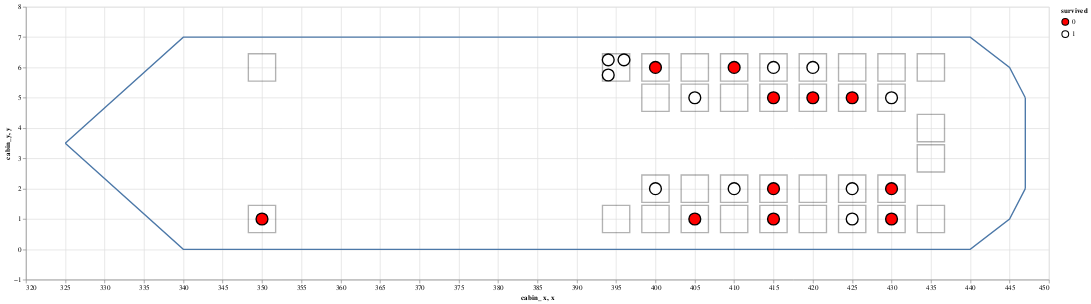

Source (notebook cell):
### Markdown cell above
#### 3.4 Adding all plots together

### Code cell
cabin_plot + passenger_plot + chart_ship_outline

### Figure 1 — Vega-Lite specification as saved in the notebook (floating-point values rounded to 4 significant figures)
{"$schema": "https://vega.github.io/schema/vega-lite/v3.4.0.json", "config": {"mark": {"tooltip": null}, "view": {"height": 300, "width": 400}}, "datasets": {"data-23c439afa2fb87bde123813b5f141c7b": [{"age": 36, "boat": "None", "body": "None", "cabin_x": 425, "cabin_y": 5, "embarked": "C", "fare": 40.12, "home.dest": "Winnipeg, MB", "name": "Ross, Mr. John Hugo", "parch": 0, "pclass": 1, "sex": "male", "sibsp": 0, "survived": 0, "ticket": "13049"}, {"age": 33, "boat": "11", "body": "None", "cabin_x": 425, "cabin_y": 1, "embarked": "C", "fare": 27.72, "home.dest": "Paris, France", "name": "Rosenbaum, Miss. Edith Louise", "parch": 0, "pclass": 1, "sex": "female", "sibsp": 0, "survived": 1, "ticket": "PC 17613"}, {"age": "None", "boat": "None", "body": "None", "cabin_x": 420, "cabin_y": 5, "embarked": "S", "fare": 52, "home.dest": "Stoughton, MA", "name": "Clifford, Mr. George Quincy", "parch": 0, "pclass": 1, "sex": "male", "sibsp": 0, "survived": 0, "ticket": "110465"}, {"age": 48, "boat": "1", "body": "None", "cabin_x": 420, "cabin_y": 6, "embarked": "C", "fare": 39.6, "home.dest": "London / Paris", "name": "Duff Gordon, Lady. (Lucille Christiana Sutherland) (\"Mrs Morgan\")", "parch": 0, "pclass": 1, "sex": "female", "sibsp": 1, "survived": 1, "ticket": "11755"}, {"age": 39, "boat": "None", "body": 133, "cabin_x": 415, "cabin_y": 5, "embarked": "C", "fare": 29.7, "home.dest": "Philadelphia, PA", "name": "Dulles, Mr. William Crothers", "parch": 0, "pclass": 1, "sex": "male", "sibsp": 0, "survived": 0, "ticket": "PC 17580"}, {"age": "None", "boat": "None", "body": "None", "cabin_x": 415, "cabin_y": 2, "embarked": "S", "fare": 26, "home.dest": "Streatham, Surrey", "name": "Smith, Mr. Richard William", "parch": 0, "pclass": 1, "sex": "male", "sibsp": 0, "survived": 0, "ticket": "113056"}, {"age": 49, "boat": "1", "body": "None", "cabin_x": 415, "cabin_y": 6, "embarked": "C", "fare": 56.93, "home.dest": "London / Paris", "name": "Duff Gordon, Sir. Cosmo Edmund (\"Mr Morgan\")", "parch": 0, "pclass": 1, "sex": "male", "sibsp": 1, "survived": 1, "ticket": "PC 17485"}, {"age": 41, "boat": "None", "body": "None", "cabin_x": 415, "cabin_y": 1, "embarked": "S", "fare": 30.5, "home.dest": "Pomeroy, WA", "name": "Brady, Mr. John Bertram", "parch": 0, "pclass": 1, "sex": "male", "sibsp": 0, "survived": 0, "ticket": "113054"}, {"age": 80, "boat": "B", "body": "None", "cabin_x": 410, "cabin_y": 2, "embarked": "S", "fare": 30, "home.dest": "Hessle, Yorks", "name": "Barkworth, Mr. Algernon Henry Wilson", "parch": 0, "pclass": 1, "sex": "male", "sibsp": 0, "survived": 1, "ticket": "27042"}, {"age": 31, "boat": "None", "body": "None", "cabin_x": 410, "cabin_y": 6, "embarked": "S", "fare": 50.5, "home.dest": "Trenton, NJ", "name": "Roebling, Mr. Washington Augustus II", "parch": 0, "pclass": 1, "sex": "male", "sibsp": 0, "survived": 0, "ticket": "PC 17590"}, {"age": 56, "boat": "3", "body": "None", "cabin_x": 405, "cabin_y": 5, "embarked": "C", "fare": 35.5, "home.dest": "Basel, Switzerland", "name": "Simonius-Blumer, Col. Oberst Alfons", "parch": 0, "pclass": 1, "sex": "male", "sibsp": 0, "survived": 1, "ticket": "13213"}, {"age": 36, "boat": "None", "body": "None", "cabin_x": 405, "cabin_y": 1, "embarked": "C", "fare": 31.68, "home.dest": "New York, NY", "name": "Evans, Miss. Edith Corse", "parch": 0, "pclass": 1, "sex": "female", "sibsp": 0, "survived": 0, "ticket": "PC 17531"}, {"age": 40, "boat": "7", "body": "None", "cabin_x": 400, "cabin_y": 2, "embarked": "C", "fare": 31, "home.dest": "Glen Ridge, NJ", "name": "Blank, Mr. Henry", "parch": 0, "pclass": 1, "sex": "male", "sibsp": 0, "survived": 1, "ticket": "112277"}, {"age": "None", "boat": "None", "body": "None", "cabin_x": 400, "cabin_y": 6, "embarked": "S", "fare": 50, "home.dest": "Seattle, WA", "name": "Rood, Mr. Hugh Roscoe", "parch": 0, "pclass": 1, "sex": "male", "sibsp": 0, "survived": 0, "ticket": "113767"}, {"age": 53, "boat": "13", "body": "None", "cabin_x": 396, "cabin_y": 6.25, "embarked": "S", "fare": 81.86, "home.dest": "San Francisco, CA", "name": "Dodge, Dr. Washington", "parch": 1, "pclass": 1, "sex": "male", "sibsp": 1, "survived": 1, "ticket": "33638"}, {"age": 4, "boat": "5", "body": "None", "cabin_x": 394, "cabin_y": 6.25, "embarked": "S", "fare": 81.86, "home.dest": "San Francisco, CA", "name": "Dodge, Master. Washington", "parch": 2, "pclass": 1, "sex": "male", "sibsp": 0, "survived": 1, "ticket": "33638"}, {"age": 54, "boat": "5", "body": "None", "cabin_x": 394, "cabin_y": 5.75, "embarked": "S", "fare": 81.86, "home.dest": "San Francisco, CA", "name": "Dodge, Mrs. Washington (Ruth Vidaver)", "parch": 1, "pclass": 1, "sex": "female", "sibsp": 1, "survived": 1, "ticket": "33638"}, {"age": 39, "boat": "None", "body": "None", "cabin_x": 350, "cabin_y": 1, "embarked": "S", "fare": 0, "home.dest": "Belfast, NI", "name": "Andrews, Mr. Thomas Jr", "parch": 0, "pclass": 1, "sex": "male", "sibsp": 0, "survived": 0, "ticket": "112050"}, {"age": 71, "boat": "None", "body": "None", "cabin_x": 430, "cabin_y": 2, "embarked": "C", "fare": 34.65, "home.dest": "New York, NY", "name": "Goldschmidt, Mr. George B", "parch": 0, "pclass": 1, "sex": "male", "sibsp": 0, "survived": 0, "ticket": "PC 17754"}, {"age": 28, "boat": "7", "body": "None", "cabin_x": 430, "cabin_y": 5, "embarked": "S", "fare": 35.5, "home.dest": "New Britain, CT", "name": "Sloper, Mr. William Thompson", "parch": 0, "pclass": 1, "sex": "male", "sibsp": 0, "survived": 1, "ticket": "113788"}, {"age": 56, "boat": "None", "body": "None", "cabin_x": 430, "cabin_y": 1, "embarked": "C", "fare": 30.7, "home.dest": "St James, Long Island, NY", "name": "Smith, Mr. James Clinch", "parch": 0, "pclass": 1, "sex": "male", "sibsp": 0, "survived": 0, "ticket": "17764"}, {"age": 45, "boat": "7", "body": "None", "cabin_x": 425, "cabin_y": 2, "embarked": "C", "fare": 29.7, "home.dest": "Paris, France", "name": "Chevre, Mr. Paul Romaine", "parch": 0, "pclass": 1, "sex": "male", "sibsp": 0, "survived": 1, "ticket": "PC 17594"}], "data-246c2b9bcb306b5ff7ae5408df7bc874": [{"x": 325, "y": 3.5}, {"x": 340, "y": 0}, {"x": 440, "y": 0}, {"x": 445, "y": 1}, {"x": 447, "y": 2}], "data-7391ad0528e7bd5c8e8a0f0ef93bd22c": [{"cabin_x": 350, "cabin_y": 1}, {"cabin_x": 350, "cabin_y": 6}, {"cabin_x": 400, "cabin_y": 6}, {"cabin_x": 400, "cabin_y": 5}, {"cabin_x": 400, "cabin_y": 2}, {"cabin_x": 400, "cabin_y": 1}, {"cabin_x": 405, "cabin_y": 6}, {"cabin_x": 405, "cabin_y": 5}, {"cabin_x": 405, "cabin_y": 2}, {"cabin_x": 405, "cabin_y": 1}, {"cabin_x": 395, "cabin_y": 6}, {"cabin_x": 395, "cabin_y": 1}, {"cabin_x": 410, "cabin_y": 6}, {"cabin_x": 410, "cabin_y": 5}, {"cabin_x": 410, "cabin_y": 2}, {"cabin_x": 410, "cabin_y": 1}, {"cabin_x": 415, "cabin_y": 6}, {"cabin_x": 415, "cabin_y": 5}, {"cabin_x": 415, "cabin_y": 2}, {"cabin_x": 415, "cabin_y": 1}, {"cabin_x": 420, "cabin_y": 6}, {"cabin_x": 420, "cabin_y": 5}, {"cabin_x": 420, "cabin_y": 2}, {"cabin_x": 420, "cabin_y": 1}, {"cabin_x": 425, "cabin_y": 6}, {"cabin_x": 425, "cabin_y": 5}, {"cabin_x": 425, "cabin_y": 2}, {"cabin_x": 425, "cabin_y": 1}, {"cabin_x": 430, "cabin_y": 6}, {"cabin_x": 430, "cabin_y": 5}, {"cabin_x": 430, "cabin_y": 2}, {"cabin_x": 430, "cabin_y": 1}, {"cabin_x": 435, "cabin_y": 6}, {"cabin_x": 435, "cabin_y": 4}, {"cabin_x": 435, "cabin_y": 3}, {"cabin_x": 435, "cabin_y": 1}], "data-d77c64ff8010497b3a6ac0862ca66693": [{"x": 447, "y": 2}, {"x": 447, "y": 5}], "data-eafd86216bcd26664c2f502352fd1040": [{"x": 325, "y": 3.5}, {"x": 340, "y": 7}, {"x": 440, "y": 7}, {"x": 445, "y": 6}, {"x": 447, "y": 5}]}, "layer": [{"data": {"name": "data-7391ad0528e7bd5c8e8a0f0ef93bd22c"}, "encoding": {"x": {"field": "cabin_x", "scale": {"domain": [320, 450]}, "type": "quantitative"}, "y": {"field": "cabin_y", "scale": {"domain": [-1, 7.5]}, "type": "quantitative"}}, "height": 400, "mark": {"fill": "None", "opacity": 0.3, "size": 1600, "stroke": "black", "type": "square"}, "width": 1500}, {"data": {"name": "data-23c439afa2fb87bde123813b5f141c7b"}, "encoding": {"color": {"field": "survived", "scale": {"range": ["red", "white"]}, "type": "nominal"}, "x": {"field": "cabin_x", "scale": {"domain": [320, 450]}, "type": "quantitative"}, "y": {"field": "cabin_y", "scale": {"domain": [-1, 7.5]}, "type": "quantitative"}}, "height": 400, "mark": {"filled": true, "opacity": 1, "size": 300, "stroke": "black", "type": "point"}, "width": 1500}, {"layer": [{"data": {"name": "data-eafd86216bcd26664c2f502352fd1040"}, "encoding": {"x": {"field": "x", "type": "quantitative"}, "y": {"field": "y", "type": "quantitative"}}, "mark": "line"}, {"data": {"name": "data-246c2b9bcb306b5ff7ae5408df7bc874"}, "encoding": {"x": {"field": "x", "type": "quantitative"}, "y": {"field": "y", "type": "quantitative"}}, "mark": "line"}, {"data": {"name": "data-d77c64ff8010497b3a6ac0862ca66693"}, "encoding": {"x": {"field": "x", "type": "quantitative"}, "y": {"field": "y", "type": "quantitative"}}, "mark": "line"}]}]}
